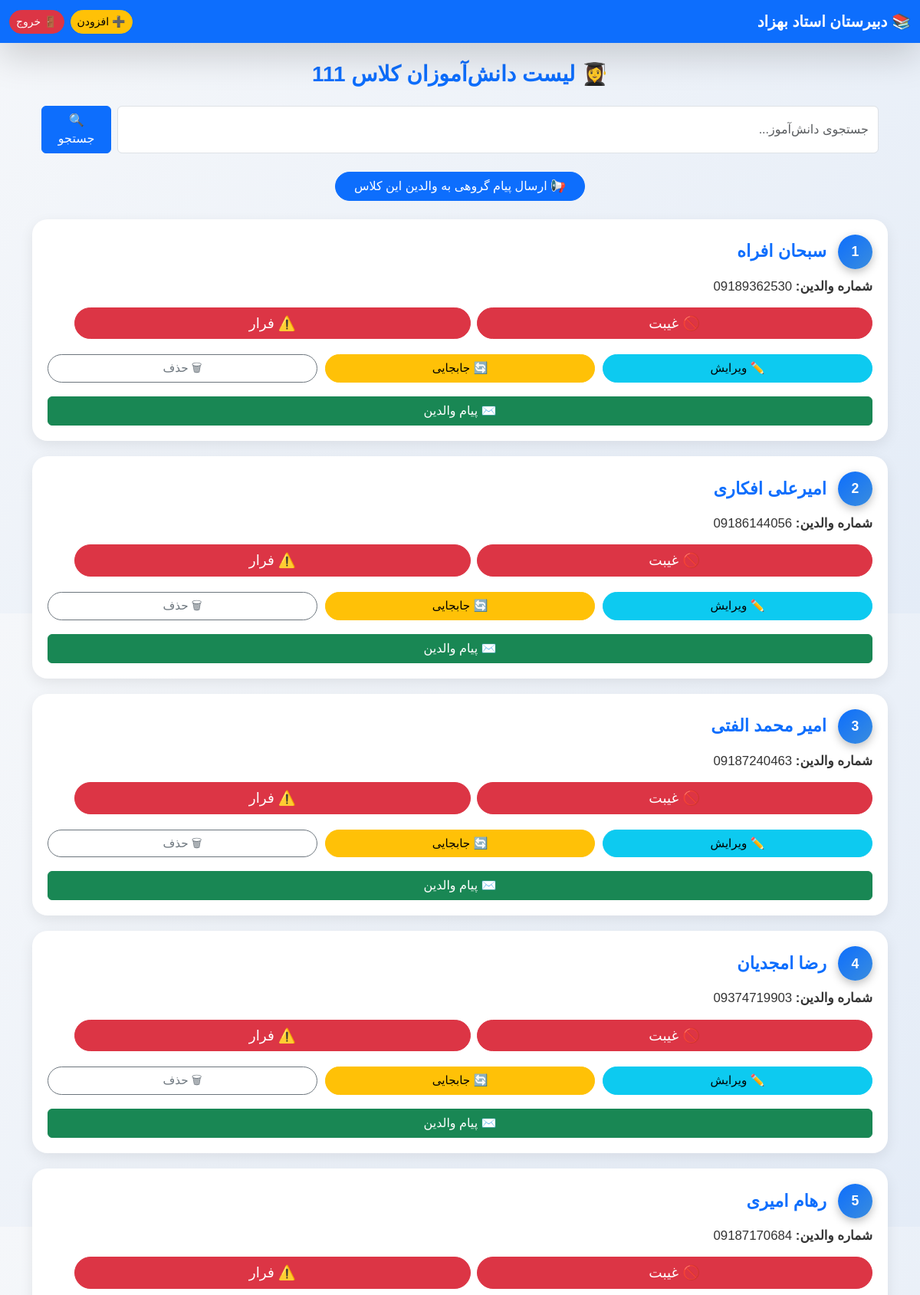
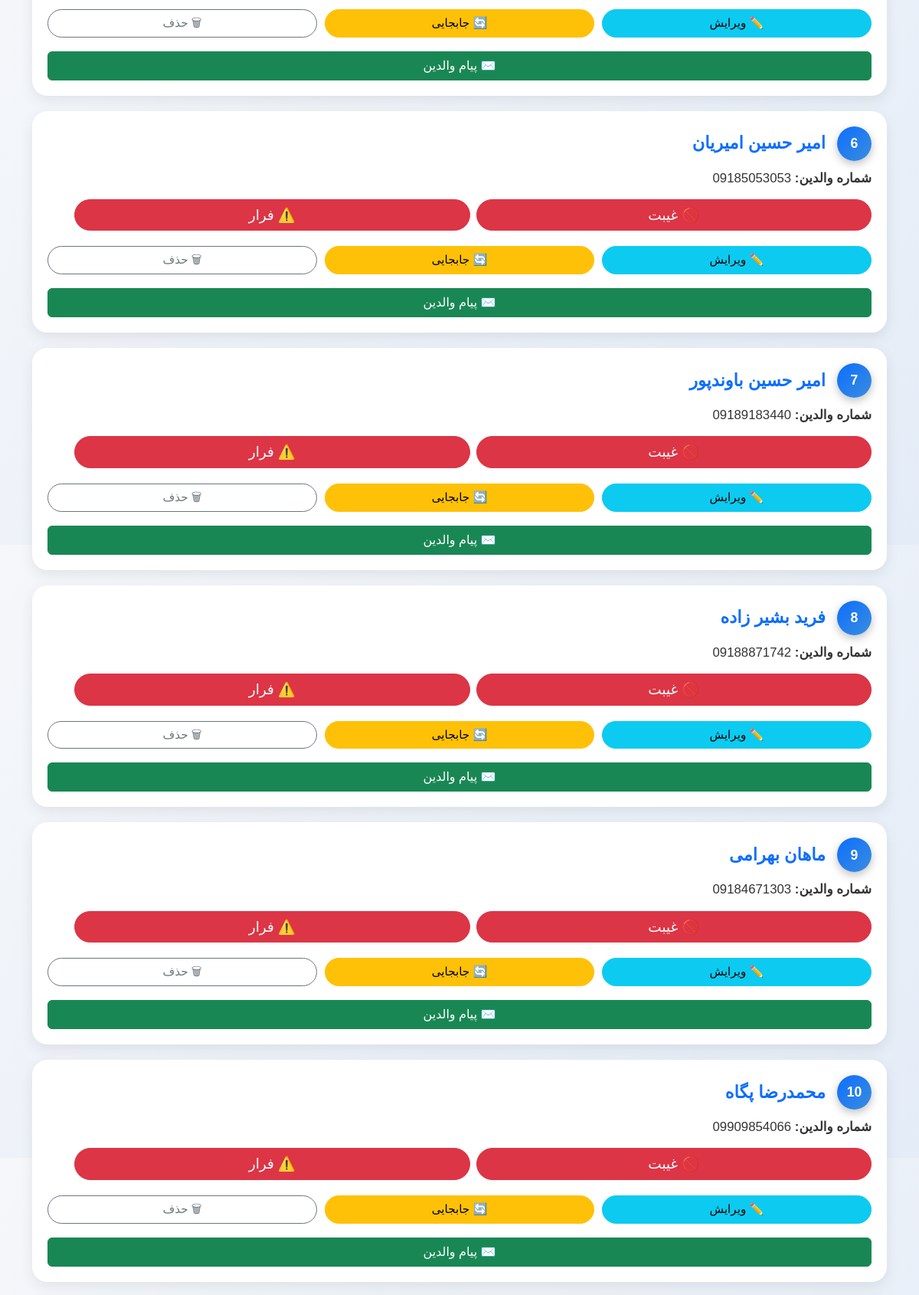
Page /class/5 (upper part) on the committed database (2 pictures, top to bottom).
### app.py (models this page shows)
class Class(db.Model):
    id = db.Column(db.Integer, primary_key=True)
    name = db.Column(db.String(50), unique=True, nullable=False)
    students = db.relationship("Student", backref="class_", lazy=True, cascade="all, delete")

class Student(db.Model):
    id = db.Column(db.Integer, primary_key=True)
    firstname = db.Column(db.String(50), nullable=False)
    lastname = db.Column(db.String(50), nullable=False)
    parent_number = db.Column(db.String(20), nullable=False)
    class_id = db.Column(db.Integer, db.ForeignKey("class.id"), nullable=False)
    attendances = db.relationship("Attendance", backref="student", lazy=True, cascade="all, delete")

### app.py (the view)
@app.route("/class/<int:class_id>")
@login_required
def view_class(class_id):
    class_ = Class.query.get_or_404(class_id)
    search_query = request.args.get("search", "").strip()
    query = Student.query.filter_by(class_id=class_id)
    if search_query:
        query = query.filter(
            (Student.firstname.ilike(f"%{search_query}%")) |
            (Student.lastname.ilike(f"%{search_query}%"))
        )
    def farsi_sort_key(text):
        alphabet = "اآبپتثجچحخدذرزسشصضطظعغفقکگلمنوهی"
        order = {ch: i for i, ch in enumerate(alphabet)}
        return [order.get(ch, len(alphabet)) for ch in text]
    students = query.all()
    students = sorted(students, key=lambda s: (farsi_sort_key(s.lastname), farsi_sort_key(s.firstname)))
    return render_template("class_detail.html", class_=class_, students=students)

### app.py (called while the page is built)
def login_required(f):
    from functools import wraps
    @wraps(f)
    def decorated_function(*args, **kwargs):
        return f(*args, **kwargs)  # همیشه اجازه دسترسی
    return decorated_function

### templates/class_detail.html (shortened to what this page needs)
<!DOCTYPE html>
<html lang="fa">
<head>
  <link href="https://cdn.jsdelivr.net/npm/bootstrap@5.3.2/dist/css/bootstrap.rtl.min.css" rel="stylesheet">
</head>
<body dir="rtl">
<nav class="navbar navbar-expand-lg navbar-dark bg-primary shadow-lg">
  <div class="container-fluid">
    <a class="navbar-brand fw-bold fs-5" href="/">📚 دبیرستان استاد بهزاد</a>
    <div class="d-flex ms-auto">
      <a href="{{ url_for('add_student', class_id=class_.id) }}" class="btn btn-warning btn-sm rounded-pill">➕ افزودن</a>
      <a href="{{ url_for('logout') }}" class="btn btn-danger btn-sm rounded-pill ms-2">🚪 خروج</a>
    </div>
  </div>
</nav>
<div class="container mt-4">
  <h3 class="text-center mb-4 text-primary fw-bold">👩‍🎓 لیست دانش‌آموزان کلاس {{ class_.name }}</h3>
  <div class="container mb-4">
    <form method="get" action="{{ url_for('view_class', class_id=class_.id) }}" class="d-flex gap-2">
      <input type="text" name="search" class="form-control" placeholder="جستجوی دانش‌آموز..." value="{{ request.args.get('search', '') }}">
      <button type="submit" class="btn btn-primary">🔍 جستجو</button>
    </form>
  </div>
  <div class="text-center mb-4">
    <a href="{{ url_for('send_class_message', class_id=class_.id) }}" class="btn btn-primary rounded-pill px-4">
      📢 ارسال پیام گروهی به والدین این کلاس
    </a>
  </div>
  {% if students %}
    {% for student in students %}
    <div class="student-card" id="student-card-{{ student.id }}">
      <div class="student-row">
        <div class="student-index">{{ loop.index }}</div>
        <div class="student-name">{{ student.firstname }} {{ student.lastname }}</div>
      </div>
      <div class="student-info"><strong>شماره والدین:</strong> {{ student.parent_number }}</div>
      <div class="d-flex gap-2 mb-2">
        <button class="btn btn-danger btn-absent" onclick="markAbsent('{{ url_for('absent', student_id=student.id) }}', this)">🚫 غیبت</button>
        <button class="btn btn-danger btn-escape" onclick="markEscape('{{ url_for('escape', student_id=student.id) }}', this)">⚠️ فرار</button>
      </div>
      <div class="action-row">
        <a href="{{ url_for('edit_student', id=student.id) }}" class="btn btn-info">✏️ ویرایش</a>
        <a href="#" class="btn btn-warning" onclick="openTransferModal({{ student.id }}, '{{ student.firstname }} {{ student.lastname }}')">🔄 جابجایی</a>
        <a href="{{ url_for('delete_student', id=student.id) }}"
           class="btn btn-outline-secondary"
           onclick="return confirm('آیا مطمئنید می‌خواهید حذف کنید؟');">🗑 حذف</a>
      </div>
      <button class="btn btn-success w-100 mt-2" onclick="openMessagePanel('{{ student.parent_number }}')">✉️ پیام والدین</button>
    </div>
    {% endfor %}
  {% else %}
    <p class="text-muted text-center">هیچ دانش‌آموزی در این کلاس ثبت نشده است.</p>
  {% endif %}
</div>
</body>
</html>

### templates/class_detail.html (style rules this page uses)
body { background: linear-gradient(135deg, #f5f7fa, #e4ecf7); font-family: "Vazirmatn", Tahoma, sans-serif; padding-bottom: 50px; overflow-x: hidden; }
.student-card { border-radius: 20px; background: #fff; padding: 20px; margin-bottom: 20px; box-shadow: 0 6px 18px rgba(0,0,0,0.08); transition: all 0.3s ease; max-width: 100%; box-sizing: border-box; }
.student-row { display: flex; align-items: center; gap: 15px; flex-wrap: wrap; margin-bottom: 10px; }
.student-index { width: 45px; height: 45px; background: linear-gradient(135deg, #0d6efd, #3a8dde); color: #fff; font-weight: bold; font-size: 1.1rem; display: flex; justify-content: center; align-items: center; border-radius: 50%; box-shadow: 0 4px 12px rgba(0,0,0,0.25); flex-shrink: 0; }
.student-name { font-size: 1.4rem; font-weight: 600; color: #0d6efd; word-break: break-word; }
.student-info { font-size: 1.05rem; margin-bottom: 15px; color: #333; word-break: break-word; }
.btn-absent, .btn-escape, .action-row a, .action-row button { border-radius: 50px; transition: 0.3s; font-weight: 500; max-width: 100%; box-sizing: border-box; }
.btn-absent, .btn-escape { width: 48%; margin-bottom: 12px; font-size: 1.15rem; }
.btn-escape { background-color: #dc3545; color: #fff; }
.action-row { display: flex; justify-content: space-between; gap: 10px; margin-bottom: 10px; flex-wrap: wrap; }
.action-row a, .action-row button { flex: 1 1 30%; font-size: 0.95rem; }

### rows in the picture
Class: name "111"
Student: firstname "سبحان", lastname "افراه", parent_number "09189362530"
Student: firstname "امیرعلی", lastname "افکاری", parent_number "09186144056"
Student: firstname "امیر محمد", lastname "الفتی", parent_number "09187240463"
Student: firstname "رضا", lastname "امجدیان", parent_number "09374719903"
Student: firstname "رهام", lastname "امیری", parent_number "09187170684"
Student: firstname "امیر حسین", lastname "امیریان", parent_number "09185053053"
Student: firstname "امیر حسین", lastname "باوندپور", parent_number "09189183440"
Student: firstname "فرید", lastname "بشیر زاده", parent_number "09188871742"
Student: firstname "ماهان", lastname "بهرامی", parent_number "09184671303"
Student: firstname "محمدرضا", lastname "پگاه", parent_number "09909854066"
